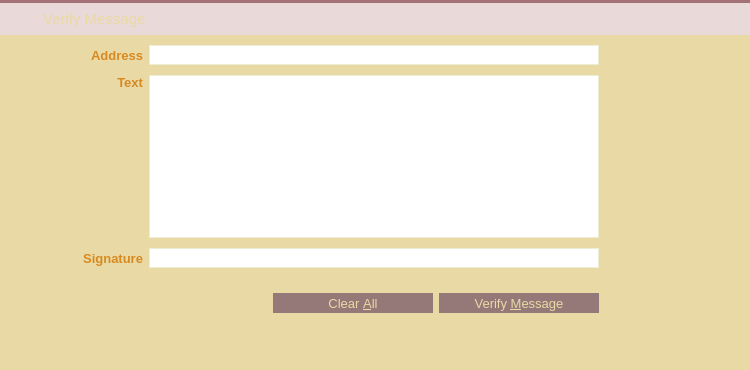
<?xml version="1.0" encoding="UTF-8"?>
<ui version="4.0">
 <class>VerifyMessagePage</class>
 <widget class="QWidget" name="VerifyMessagePage">
  <property name="geometry">
   <rect>
    <x>0</x>
    <y>0</y>
    <width>750</width>
    <height>370</height>
   </rect>
  </property>
  <property name="palette">
   <palette>
    <active>
     <colorrole role="Button">
      <brush brushstyle="SolidPattern">
       <color alpha="255">
        <red>233</red>
        <green>217</green>
        <blue>216</blue>
       </color>
      </brush>
     </colorrole>
     <colorrole role="Base">
      <brush brushstyle="SolidPattern">
       <color alpha="255">
        <red>233</red>
        <green>217</green>
        <blue>216</blue>
       </color>
      </brush>
     </colorrole>
     <colorrole role="Window">
      <brush brushstyle="SolidPattern">
       <color alpha="255">
        <red>233</red>
        <green>217</green>
        <blue>216</blue>
       </color>
      </brush>
     </colorrole>
     <colorrole role="Highlight">
      <brush brushstyle="SolidPattern">
       <color alpha="255">
        <red>235</red>
        <green>235</green>
        <blue>235</blue>
       </color>
      </brush>
     </colorrole>
     <colorrole role="HighlightedText">
      <brush brushstyle="SolidPattern">
       <color alpha="255">
        <red>171</red>
        <green>127</green>
        <blue>130</blue>
       </color>
      </brush>
     </colorrole>
    </active>
    <inactive>
     <colorrole role="Button">
      <brush brushstyle="SolidPattern">
       <color alpha="255">
        <red>233</red>
        <green>217</green>
        <blue>216</blue>
       </color>
      </brush>
     </colorrole>
     <colorrole role="Base">
      <brush brushstyle="SolidPattern">
       <color alpha="255">
        <red>233</red>
        <green>217</green>
        <blue>216</blue>
       </color>
      </brush>
     </colorrole>
     <colorrole role="Window">
      <brush brushstyle="SolidPattern">
       <color alpha="255">
        <red>233</red>
        <green>217</green>
        <blue>216</blue>
       </color>
      </brush>
     </colorrole>
     <colorrole role="Highlight">
      <brush brushstyle="SolidPattern">
       <color alpha="255">
        <red>235</red>
        <green>235</green>
        <blue>235</blue>
       </color>
      </brush>
     </colorrole>
     <colorrole role="HighlightedText">
      <brush brushstyle="SolidPattern">
       <color alpha="255">
        <red>171</red>
        <green>127</green>
        <blue>130</blue>
       </color>
      </brush>
     </colorrole>
    </inactive>
    <disabled>
     <colorrole role="Button">
      <brush brushstyle="SolidPattern">
       <color alpha="255">
        <red>233</red>
        <green>217</green>
        <blue>216</blue>
       </color>
      </brush>
     </colorrole>
     <colorrole role="Base">
      <brush brushstyle="SolidPattern">
       <color alpha="255">
        <red>233</red>
        <green>217</green>
        <blue>216</blue>
       </color>
      </brush>
     </colorrole>
     <colorrole role="Window">
      <brush brushstyle="SolidPattern">
       <color alpha="255">
        <red>233</red>
        <green>217</green>
        <blue>216</blue>
       </color>
      </brush>
     </colorrole>
     <colorrole role="Highlight">
      <brush brushstyle="SolidPattern">
       <color alpha="255">
        <red>240</red>
        <green>240</green>
        <blue>240</blue>
       </color>
      </brush>
     </colorrole>
     <colorrole role="HighlightedText">
      <brush brushstyle="SolidPattern">
       <color alpha="255">
        <red>171</red>
        <green>127</green>
        <blue>130</blue>
       </color>
      </brush>
     </colorrole>
    </disabled>
   </palette>
  </property>
  <property name="windowTitle">
   <string>Form</string>
  </property>
  <property name="styleSheet">
   <string notr="true">QLineEdit {
	border: 1px solid #ededd5;
}
</string>
  </property>
  <layout class="QVBoxLayout" name="verticalLayout_3">
   <property name="spacing">
    <number>0</number>
   </property>
   <property name="margin">
    <number>0</number>
   </property>
   <item>
    <widget class="Line" name="lineBeforeAddressBook_3">
     <property name="styleSheet">
      <string notr="true">background-color: #A37276;</string>
     </property>
     <property name="frameShadow">
      <enum>QFrame::Raised</enum>
     </property>
     <property name="lineWidth">
      <number>0</number>
     </property>
     <property name="orientation">
      <enum>Qt::Horizontal</enum>
     </property>
    </widget>
   </item>
   <item>
    <widget class="QWidget" name="wHeader" native="true">
     <property name="minimumSize">
      <size>
       <width>0</width>
       <height>32</height>
      </size>
     </property>
     <property name="maximumSize">
      <size>
       <width>16777215</width>
       <height>32</height>
      </size>
     </property>
     <property name="is_header" stdset="0">
      <bool>true</bool>
     </property>
     <layout class="QHBoxLayout" name="horizontalLayout_20">
      <property name="margin">
       <number>0</number>
      </property>
      <item>
       <spacer name="horizontalSpacer_28">
        <property name="orientation">
         <enum>Qt::Horizontal</enum>
        </property>
        <property name="sizeType">
         <enum>QSizePolicy::Fixed</enum>
        </property>
        <property name="sizeHint" stdset="0">
         <size>
          <width>7</width>
          <height>20</height>
         </size>
        </property>
       </spacer>
      </item>
      <item>
       <widget class="QLabel" name="label_37">
        <property name="sizePolicy">
         <sizepolicy hsizetype="Preferred" vsizetype="Preferred">
          <horstretch>0</horstretch>
          <verstretch>0</verstretch>
         </sizepolicy>
        </property>
        <property name="minimumSize">
         <size>
          <width>30</width>
          <height>30</height>
         </size>
        </property>
        <property name="maximumSize">
         <size>
          <width>30</width>
          <height>30</height>
         </size>
        </property>
        <property name="text">
         <string/>
        </property>
        <property name="pixmap">
         <pixmap resource="../res.qrc">:/res/verify_sign.png</pixmap>
        </property>
       </widget>
      </item>
      <item>
       <widget class="QLabel" name="label_38">
        <property name="font">
         <font>
          <pointsize>11</pointsize>
          <stylestrategy>PreferAntialias</stylestrategy>
         </font>
        </property>
        <property name="styleSheet">
         <string notr="true">QLabel {
	color: #e9d9a4;
}</string>
        </property>
        <property name="text">
         <string>Verify Message</string>
        </property>
       </widget>
      </item>
     </layout>
    </widget>
   </item>
   <item>
    <widget class="QWidget" name="wContainer" native="true">
     <property name="styleSheet">
      <string notr="true">#wContainer {
	background-color: #e9d9a4;
}</string>
     </property>
     <layout class="QVBoxLayout" name="verticalLayout_2">
      <property name="spacing">
       <number>0</number>
      </property>
      <property name="margin">
       <number>0</number>
      </property>
      <item>
       <layout class="QHBoxLayout" name="horizontalLayout" stretch="1,7,1">
        <property name="spacing">
         <number>0</number>
        </property>
        <item>
         <spacer name="horizontalSpacer_29">
          <property name="orientation">
           <enum>Qt::Horizontal</enum>
          </property>
          <property name="sizeHint" stdset="0">
           <size>
            <width>136</width>
            <height>216</height>
           </size>
          </property>
         </spacer>
        </item>
        <item>
         <layout class="QVBoxLayout" name="verticalLayout">
          <item>
         <layout class="QGridLayout" name="gridLayout_5">
            <property name="topMargin">
             <number>6</number>
            </property>
            <property name="bottomMargin">
             <number>3</number>
            </property>
          <property name="spacing">
           <number>6</number>
          </property>
            <item row="0" column="3">
             <widget class="QLabel" name="label">
              <property name="minimumSize">
               <size>
                <width>28</width>
                <height>0</height>
               </size>
              </property>
              <property name="font">
               <font>
                <pointsize>10</pointsize>
                <weight>75</weight>
                <bold>true</bold>
               </font>
              </property>
              <property name="text">
               <string/>
              </property>
              <property name="alignment">
               <set>Qt::AlignCenter</set>
              </property>
              <property name="wordWrap">
               <bool>false</bool>
              </property>
             </widget>
            </item>
          <item row="2" column="0">
           <widget class="QLabel" name="label_40">
            <property name="font">
             <font>
              <pointsize>10</pointsize>
              <weight>75</weight>
              <bold>true</bold>
             </font>
            </property>
            <property name="styleSheet">
             <string notr="true">QLabel {
	color: #d78a20;
}</string>
            </property>
            <property name="text">
             <string>Signature</string>
            </property>
            <property name="alignment">
             <set>Qt::AlignRight|Qt::AlignTrailing|Qt::AlignVCenter</set>
            </property>
            <property name="margin">
             <number>5</number>
            </property>
           </widget>
          </item>
          <item row="2" column="1">
           <widget class="QValidatedLineEdit" name="signatureIn_VM">
            <property name="minimumSize">
             <size>
              <width>0</width>
              <height>20</height>
             </size>
            </property>
            <property name="font">
             <font>
              <pointsize>10</pointsize>
             </font>
            </property>
            <property name="readOnly">
             <bool>false</bool>
            </property>
           </widget>
          </item>
          <item row="1" column="0">
           <widget class="QLabel" name="label_41">
            <property name="font">
             <font>
              <pointsize>10</pointsize>
              <weight>75</weight>
              <bold>true</bold>
             </font>
            </property>
            <property name="styleSheet">
             <string notr="true">QLabel {
	color: #d78a20;
}</string>
            </property>
            <property name="text">
             <string>Text</string>
            </property>
            <property name="alignment">
             <set>Qt::AlignRight|Qt::AlignTop|Qt::AlignTrailing</set>
            </property>
            <property name="margin">
             <number>5</number>
            </property>
           </widget>
          </item>
          <item row="1" column="1">
           <widget class="QPlainTextEdit" name="messageIn_VM">
            <property name="font">
             <font>
              <pointsize>10</pointsize>
             </font>
            </property>
            <property name="styleSheet">
             <string notr="true">QPlainTextEdit {
	border: 1px solid #ededd5;
}</string>
            </property>
            <property name="plainText">
             <string/>
            </property>
            <property name="backgroundVisible">
             <bool>false</bool>
            </property>
           </widget>
          </item>
          <item row="0" column="0">
           <widget class="QLabel" name="label_39">
            <property name="font">
             <font>
              <pointsize>10</pointsize>
              <weight>75</weight>
              <bold>true</bold>
             </font>
            </property>
            <property name="styleSheet">
             <string notr="true">QLabel {
	color: #d78a20;
}</string>
            </property>
            <property name="text">
             <string>Address</string>
            </property>
            <property name="alignment">
             <set>Qt::AlignRight|Qt::AlignTrailing|Qt::AlignVCenter</set>
            </property>
            <property name="margin">
             <number>5</number>
            </property>
           </widget>
          </item>
          <item row="0" column="1">
           <widget class="QValidatedLineEdit" name="addressIn_VM">
            <property name="minimumSize">
             <size>
              <width>0</width>
              <height>20</height>
             </size>
            </property>
            <property name="font">
             <font>
              <pointsize>10</pointsize>
             </font>
            </property>
            <property name="toolTip">
             <string>The address the message was signed with (e.g. FAFBkddsxh1yZmgcniFspsNSP1imaeU8xk)</string>
            </property>
            <property name="maxLength">
             <number>34</number>
            </property>
           </widget>
          </item>
          <item row="0" column="2">
           <widget class="QPushButton" name="addressBookButton_VM">
            <property name="minimumSize">
             <size>
              <width>28</width>
              <height>28</height>
             </size>
            </property>
            <property name="maximumSize">
             <size>
              <width>28</width>
              <height>28</height>
             </size>
            </property>
            <property name="toolTip">
             <string>Choose an address from the address book</string>
            </property>
            <property name="styleSheet">
             <string notr="true">QPushButton {
	border: 0px solid gray;
	image: url(:/res/addressbook/normal.png);	
}

QPushButton:!enabled {
	image: url(:/res/addressbook/disabled.png);
}

QPushButton:pressed:flat {
	image: url(:/res/addressbook/pressed.png);
}

QPushButton:hover {
	image: url(:/res/addressbook/hover.png);
}</string>
            </property>
            <property name="shortcut">
             <string>Alt+A</string>
            </property>
            <property name="flat">
             <bool>true</bool>
            </property>
           </widget>
          </item>
            <item row="2" column="2">
             <widget class="QLabel" name="label_2">
              <property name="minimumSize">
               <size>
                <width>28</width>
                <height>28</height>
               </size>
              </property>
            <property name="font">
             <font>
              <pointsize>10</pointsize>
              <weight>75</weight>
              <bold>true</bold>
             </font>
            </property>
            <property name="text">
             <string/>
            </property>
            <property name="alignment">
             <set>Qt::AlignCenter</set>
            </property>
            <property name="wordWrap">
             <bool>false</bool>
            </property>
           </widget>
          </item>
         </layout>
        </item>
        <item>
           <widget class="QLabel" name="statusLabel_VM">
            <property name="font">
             <font>
              <pointsize>10</pointsize>
              <weight>75</weight>
              <bold>true</bold>
             </font>
            </property>
            <property name="text">
             <string/>
            </property>
            <property name="alignment">
             <set>Qt::AlignCenter</set>
            </property>
            <property name="wordWrap">
             <bool>true</bool>
            </property>
           </widget>
          </item>
          <item>
           <widget class="QWidget" name="wAcceptHolder" native="true">
            <property name="minimumSize">
             <size>
              <width>0</width>
              <height>26</height>
             </size>
            </property>
            <layout class="QHBoxLayout" name="horizontalLayout_22">
             <property name="margin">
              <number>0</number>
             </property>
             <item>
              <spacer name="horizontalSpacer_30">
               <property name="orientation">
                <enum>Qt::Horizontal</enum>
               </property>
               <property name="sizeHint" stdset="0">
                <size>
                 <width>40</width>
                 <height>20</height>
                </size>
               </property>
              </spacer>
             </item>
             <item>
              <widget class="QPushButton" name="clearButton_VM">
               <property name="minimumSize">
                <size>
                 <width>160</width>
                 <height>20</height>
                </size>
               </property>
               <property name="maximumSize">
                <size>
                 <width>160</width>
                 <height>20</height>
                </size>
               </property>
               <property name="font">
                <font>
                 <pointsize>10</pointsize>
                 <stylestrategy>PreferAntialias</stylestrategy>
                </font>
               </property>
               <property name="toolTip">
                <string>Reset all verify message fields</string>
               </property>
               <property name="styleSheet">
                <string notr="true">QPushButton {
	background-color: #947978;
	color: #e9d9a4;
	border: 0px solid gray;
	max-height: 20px;
	min-height: 20px;
	max-width: 160px;
	min-width: 160px;
}

QPushButton:hover {
	background-color: #d78a20;
}

QPushButton:pressed:flat {
	background-color: #d78a20;
}</string>
               </property>
               <property name="text">
                <string>Clear &amp;All</string>
               </property>
               <property name="flat">
                <bool>true</bool>
               </property>
              </widget>
             </item>
             <item>
              <widget class="QPushButton" name="verifyMessageButton_VM">
               <property name="font">
                <font>
                 <pointsize>10</pointsize>
                 <stylestrategy>PreferAntialias</stylestrategy>
                </font>
               </property>
               <property name="toolTip">
                <string>Verify the message to ensure it was signed with the specified Floripacoin address</string>
               </property>
               <property name="styleSheet">
                <string notr="true">QPushButton {
	background-color: #947978;
	color: #e9d9a4;
	border: 0px solid gray;
	max-height: 20px;
	min-height: 20px;
	max-width: 160px;
	min-width: 160px;
}

QPushButton:hover {
	background-color: #d78a20;
}

QPushButton:pressed:flat {
	background-color: #d78a20;
}</string>
               </property>
               <property name="text">
                <string>Verify &amp;Message</string>
               </property>
               <property name="flat">
                <bool>true</bool>
               </property>
              </widget>
             </item>
             <item>
              <spacer name="horizontalSpacer">
               <property name="orientation">
                <enum>Qt::Horizontal</enum>
               </property>
               <property name="sizeType">
                <enum>QSizePolicy::Fixed</enum>
               </property>
               <property name="sizeHint" stdset="0">
                <size>
                 <width>68</width>
                 <height>20</height>
                </size>
               </property>
              </spacer>
             </item>
            </layout>
           </widget>
          </item>
         </layout>
        </item>
        <item>
         <spacer name="horizontalSpacer_31">
          <property name="orientation">
           <enum>Qt::Horizontal</enum>
          </property>
          <property name="sizeHint" stdset="0">
           <size>
            <width>136</width>
            <height>20</height>
           </size>
          </property>
         </spacer>
        </item>
       </layout>
      </item>
      <item>
       <spacer name="verticalSpacer">
        <property name="orientation">
         <enum>Qt::Vertical</enum>
        </property>
        <property name="sizeHint" stdset="0">
         <size>
          <width>20</width>
          <height>82</height>
         </size>
        </property>
       </spacer>
      </item>
     </layout>
    </widget>
   </item>
  </layout>
 </widget>
 <customwidgets>
  <customwidget>
   <class>QValidatedLineEdit</class>
   <extends>QLineEdit</extends>
   <header>qvalidatedlineedit.h</header>
  </customwidget>
 </customwidgets>
 <resources>
  <include location="../res.qrc"/>
 </resources>
 <connections/>
</ui>
